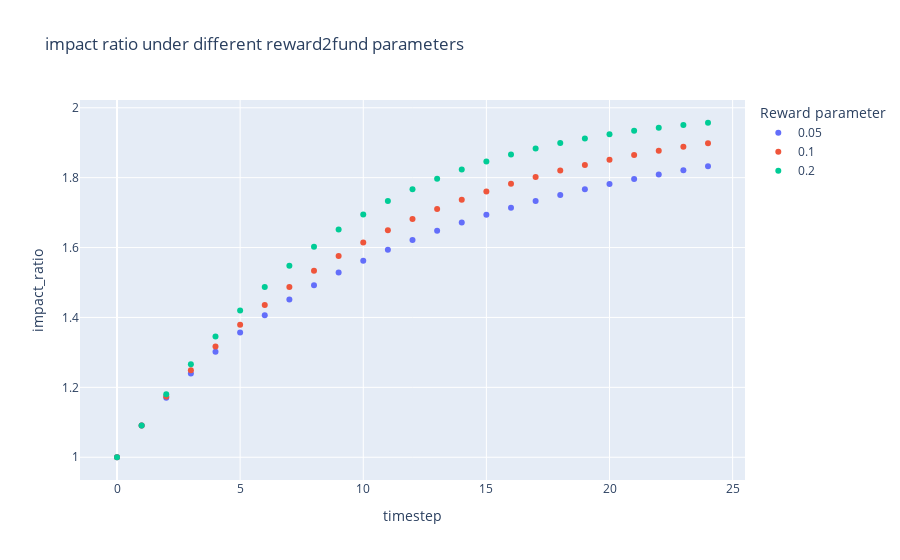

The cell this chart's notebook holds for it:
### Code cell
fig_df = df
fig_df['impact_ratio'] = fig_df['impactful_proj'] / fig_df['less_impactful_proj']
fig = px.scatter(
    fig_df,
    x=fig_df.timestep,
    y=fig_df.impact_ratio,
    color=fig_df.impactful_proj2fund.astype(str),
    opacity=1,
    title='impact ratio under different reward2fund parameters',
    #trendline="lowess",
    labels={'color': 'Reward parameter'}
)

fig.show()

### Figure 1 — Plotly figure (JSON) as saved in the notebook; plotly's stock layout.template omitted (floating-point values rounded to 4 significant figures)
{"data": [{"hovertemplate": "Reward parameter=0.05<br>timestep=%{x}<br>impact_ratio=%{y}<extra></extra>", "legendgroup": "0.05", "marker": {"color": "#636efa", "opacity": 1, "symbol": "circle"}, "mode": "markers", "name": "0.05", "orientation": "v", "showlegend": true, "type": "scatter", "x": [0, 1, 2, 3, 4, 5, 6, 7, 8, 9, 10, 11, 12, 13, 14, 15, 16, 17, 18, 19, 20, 21, 22, 23, 24], "xaxis": "x", "y": [1, 1.091, 1.17, 1.24, 1.302, 1.357, 1.407, 1.451, 1.492, 1.529, 1.563, 1.593, 1.622, 1.648, 1.672, 1.694, 1.714, 1.733, 1.751, 1.767, 1.782, 1.796, 1.809, 1.821, 1.832], "yaxis": "y"}, {"hovertemplate": "Reward parameter=0.1<br>timestep=%{x}<br>impact_ratio=%{y}<extra></extra>", "legendgroup": "0.1", "marker": {"color": "#EF553B", "opacity": 1, "symbol": "circle"}, "mode": "markers", "name": "0.1", "orientation": "v", "showlegend": true, "type": "scatter", "x": [0, 1, 2, 3, 4, 5, 6, 7, 8, 9, 10, 11, 12, 13, 14, 15, 16, 17, 18, 19, 20, 21, 22, 23, 24], "xaxis": "x", "y": [1, 1.091, 1.174, 1.249, 1.317, 1.379, 1.436, 1.487, 1.533, 1.576, 1.614, 1.65, 1.681, 1.71, 1.737, 1.761, 1.782, 1.802, 1.82, 1.836, 1.851, 1.865, 1.877, 1.888, 1.898], "yaxis": "y"}, {"hovertemplate": "Reward parameter=0.2<br>timestep=%{x}<br>impact_ratio=%{y}<extra></extra>", "legendgroup": "0.2", "marker": {"color": "#00cc96", "opacity": 1, "symbol": "circle"}, "mode": "markers", "name": "0.2", "orientation": "v", "showlegend": true, "type": "scatter", "x": [0, 1, 2, 3, 4, 5, 6, 7, 8, 9, 10, 11, 12, 13, 14, 15, 16, 17, 18, 19, 20, 21, 22, 23, 24], "xaxis": "x", "y": [1, 1.091, 1.18, 1.266, 1.346, 1.42, 1.487, 1.548, 1.603, 1.651, 1.695, 1.733, 1.767, 1.797, 1.823, 1.846, 1.866, 1.884, 1.899, 1.912, 1.924, 1.934, 1.943, 1.95, 1.957], "yaxis": "y"}], "layout": {"legend": {"title": {"text": "Reward parameter"}, "tracegroupgap": 0}, "title": {"text": "impact ratio under different reward2fund parameters"}, "xaxis": {"anchor": "y", "domain": [0, 1], "title": {"text": "timestep"}}, "yaxis": {"anchor": "x", "domain": [0, 1], "title": {"text": "impact_ratio"}}}}
